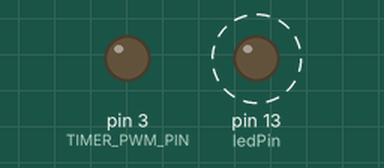
Bench run of a sketch on a simulated Arduino Nano, built with avr-gcc and run on an emulated ATmega328P. On the bench: output pins drawn as LEDs (lit = HIGH). Dashed ring = blinking. EEPROM starts erased; what the sketch prints to the serial monitor is not drawn.

Above: at 0.05 s.
Timing chart, 0 to 3.0 s (numbered marks = the images above):
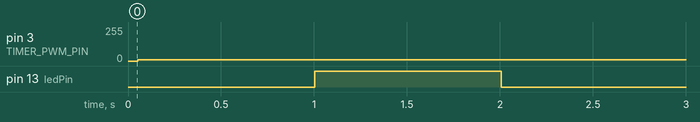

The sketch:

mod_IR_M2_2021_nolib_pwm.ino
```cpp
// (licence header left out)
#include <EEPROM.h>

#define TIMER_PWM_PIN 6 //defined in the library.


unsigned long previousMillis = 0;        // will store last time LED was updated

int interval ;
int mode;
const int ledPin =  LED_BUILTIN;// the number of the LED pin
int serial_in =1;
int ledState = LOW;

#if defined(__AVR_ATmega4809__)
  #define IR_USE_TIMER_4809_1     //  tx = pin 24

#else
  #define IR_USE_TIMER2     // tx = pin 3 nano.
  #define TIMER_ENABLE_PWM    (TCCR2A |= _BV(COM2B1))
  #define TIMER_DISABLE_PWM   (TCCR2A &= ~(_BV(COM2B1)))
  #define USECPERTICK    50
  #define TIMER_COUNT_TOP  (SYSCLOCK * USECPERTICK / 1000000)

  #define TIMER_PWM_PIN  3
  #define TIMER_CONFIG_KHZ(val) ({ \
  const uint8_t pwmval = SYSCLOCK / 2000 / (val); \
  TCCR2A               = _BV(WGM20); \
  TCCR2B               = _BV(WGM22) | _BV(CS20); \
  OCR2A                = pwmval; \
  OCR2B                = pwmval / 3; \
})
#endif

#if defined(IR_USE_TIMER_4809_1)
// ATmega4809 TCB0
#define TIMER_RESET          TCB0.INTFLAGS = TCB_CAPT_bm
#define TIMER_ENABLE_PWM     (TCB0.CTRLB |= TCB_CCMPEN_bm)
#define TIMER_DISABLE_PWM    (TCB0.CTRLB &= ~(TCB_CCMPEN_bm))
#define TIMER_ENABLE_INTR    (TCB0.INTCTRL = TCB_CAPT_bm)
#define TIMER_DISABLE_INTR   (TCB0.INTCTRL &= ~(TCB_CAPT_bm))
#define TIMER_INTR_NAME      TCB0_INT_vect
#define TIMER_CONFIG_KHZ(val) ({ \
  const uint8_t pwmval = SYSCLOCK / 2000 / (val); \
  TCB0.CTRLB = TCB_CNTMODE_PWM8_gc; \
  TCB0.CCMPL = pwmval; \
  TCB0.CCMPH = pwmval / 2; \
  TCB0.CTRLA = (TCB_CLKSEL_CLKDIV2_gc) | (TCB_ENABLE_bm); \
})
#define TIMER_COUNT_TOP      ((SYSCLOCK * USECPERTICK / 1000000))
#define TIMER_CONFIG_NORMAL() ({ \
  TCB0.CTRLB = (TCB_CNTMODE_INT_gc); \
  TCB0.CCMP = TIMER_COUNT_TOP; \
  TCB0.INTCTRL = TCB_CAPT_bm; \
  TCB0.CTRLA = (TCB_CLKSEL_CLKDIV1_gc) | (TCB_ENABLE_bm); \
})
#define TIMER_PWM_PIN        6  /* Nano Every, Uno WiFi Rev2 */
#endif


#define SYSCLOCK  F_CPU

  int toggle =0;

void setup()
{
 pinMode(TIMER_PWM_PIN, OUTPUT);
 pinMode(ledPin, OUTPUT);
 digitalWrite(TIMER_PWM_PIN, LOW);
  int khz = 38; // 38kHz carrier frequency for the NEC protocol


 TIMER_CONFIG_KHZ(khz);//CALLS TIMER_CONFIG_KHZ


  Serial.begin(9600);
  while (!Serial) {
    ; // wait for serial port to connect. Needed for native USB
  }
  checkMode();


}

void loop() {


  if(mode==1)
  {
    TIMER_ENABLE_PWM;
    delayMicroseconds(600);
    TIMER_DISABLE_PWM;
    interval = 1000;
  }


  else if(mode==2)
  {
    digitalWrite(TIMER_PWM_PIN, HIGH);
    delayMicroseconds(600);
    digitalWrite(TIMER_PWM_PIN, LOW);
    interval = 2000;
  }

   else
   {
    if (toggle == 0)
    {
      digitalWrite(TIMER_PWM_PIN, HIGH);
      delayMicroseconds(600);
      digitalWrite(TIMER_PWM_PIN, LOW);
      toggle = 1;
    }
    else {
      TIMER_ENABLE_PWM;
      delayMicroseconds(600);
      TIMER_DISABLE_PWM;
      toggle = 0;
    }
    interval = 100;
   }


   delayMicroseconds(5400);

   unsigned long currentMillis = millis();

  if (currentMillis - previousMillis >= interval) {
    // save the last time you blinked the LED
    previousMillis = currentMillis;
        // if the LED is off turn it on and vice-versa:
    if (ledState == LOW) {
      ledState = HIGH;
    } else {
      ledState = LOW;
    }

    // set the LED with the ledState of the variable:
    digitalWrite(ledPin, ledState);

}
}

void checkMode() {
   Serial.println("Mode status after restart: ");
   mode = EEPROM.read(0);
   mode = mode+1;
   if(mode > 3)
   {
    mode =1;
   }
   EEPROM.update(0, mode);
   if(mode == 1) {
    Serial.println ("Mode 1");

   }
   else if(mode == 2) {
    Serial.println ("Mode 2");

   }
   else{
    mode =3;
    Serial.println("Mode 3");
   }

}
```

Measured:
- by itself, pin 3 (TIMER_PWM_PIN): 0/255 → 9/255 at 0.05 s
- by itself, pin 13 (ledPin): alternates HIGH for 1.0 s and LOW for 1.0 s
